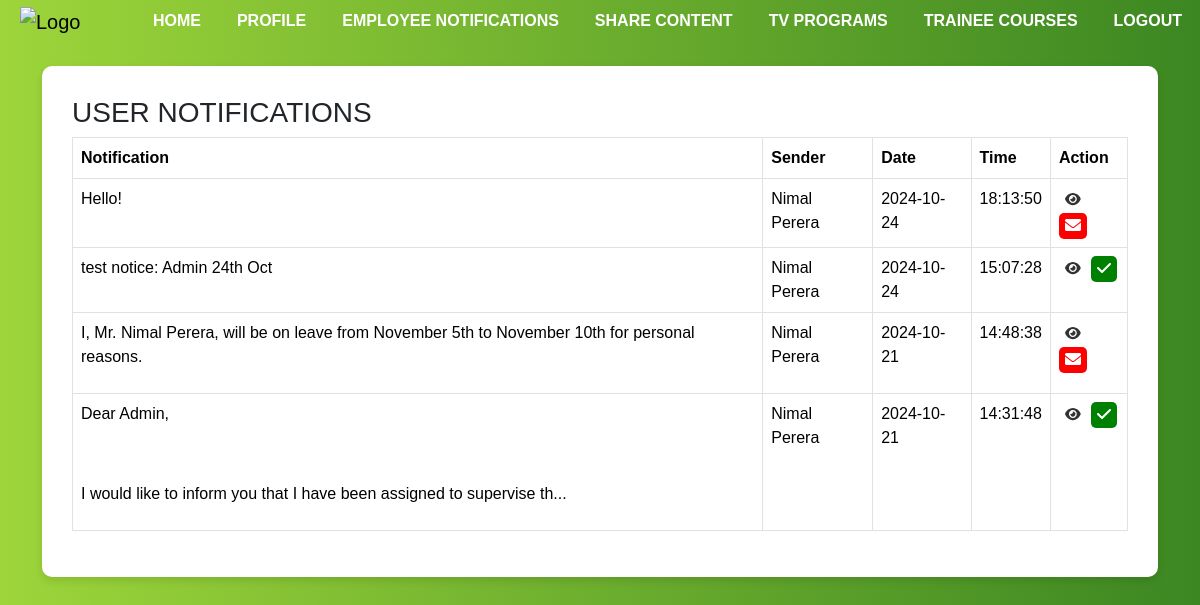
Screenshot of /user_notifications.php (signed in) with the database file from the repository.
### tables this page shows
CREATE TABLE `content_recipients` (
  `id` int(11) NOT NULL,
  `content_id` int(11) NOT NULL,
  `user_id` int(11) NOT NULL,
  `read_status` tinyint(1) DEFAULT 0,
  `sender_id` int(11) NOT NULL
);

CREATE TABLE `contents` (
  `id` int(11) NOT NULL,
  `content` text NOT NULL,
  `created_at` timestamp NULL DEFAULT current_timestamp()
);

CREATE TABLE `users` (
  `id` int(11) NOT NULL,
  `name` varchar(50) NOT NULL,
  `email` varchar(255) NOT NULL,
  `password` varchar(255) NOT NULL,
  `verification_code` varchar(64) DEFAULT NULL,
  `verified` tinyint(1) DEFAULT 0,
  `user_type` enum('admin','Deputy director','Additional director','Employee') NOT NULL,
  `position` varchar(100) NOT NULL,
  `phone` int(15) DEFAULT NULL,
  `location` varchar(50) NOT NULL,
  `division` varchar(100) NOT NULL,
  `profile picture` varchar(255) NOT NULL,
  `reset_token` varchar(200) DEFAULT NULL,
  `division_id` int(11) DEFAULT NULL
);

### user_notifications.php (the view, shortened to what this page needs)
<?php
include('config_db.php');
$not_logged_in = false;
$id = $_SESSION['id'] ?? null;
$notifications = [];
if (!$not_logged_in) {
    try {
        $query = "
            SELECT
                contents.content,
                contents.created_at,
                content_recipients.read_status,
                content_recipients.id as recipient_id,
                users.name as sender_name
            FROM content_recipients
            JOIN contents ON content_recipients.content_id = contents.id
            JOIN users ON content_recipients.sender_id = users.id
            WHERE content_recipients.user_id = :user_id
            ORDER BY contents.created_at DESC";
        $stmt = $conn->prepare($query);
        $stmt->bindParam(':user_id', $id, PDO::PARAM_INT);
        $stmt->execute();
        $notifications = $stmt->fetchAll(PDO::FETCH_ASSOC);
    } catch (PDOException $e) {
        error_log("Database query failed: " . $e->getMessage(), 0);
        echo '<p class="text-muted mb-2 font-13"><strong>Error :</strong> <span class="ml-2">Unable to retrieve notifications.</span></p>';
        exit();
    }
}
?>
<!DOCTYPE html>
<html lang="en">
<head>
    <link href="https://cdn.jsdelivr.net/npm/bootstrap@5.3.1/dist/css/bootstrap.min.css" rel="stylesheet">
    <link rel="stylesheet" href="https://cdnjs.cloudflare.com/ajax/libs/font-awesome/6.0.0-beta3/css/all.min.css">
</head>
<body>
    <section id="nav-bar">
        <nav class="navbar navbar-expand-lg navbar-light" style="position: sticky; top: 0; z-index: 10; background-image: linear-gradient(to right, #9dd53a, #3c8722); padding: 0 !important;">
            <a class="navbar-brand" href="home.php"><img src="images/logo.png" alt="Logo" style="height: 40px; padding-left: 20px;"></a>
            <div class="collapse navbar-collapse" id="navbarNav">
                <ul class="navbar-nav ms-auto">
                    <li class="nav-item" style="padding: 0 10px;">
                        <a class="nav-link" href="home.php" style="color: #fff !important; font-weight: 600;">HOME</a>
                    </li>
                    <li class="nav-item" style="padding: 0 10px;">
                        <a class="nav-link" href="profile.php" style="color: #fff !important; font-weight: 600;">PROFILE</a>
                    </li>
                    <li class="nav-item" style="padding: 0 10px;">
                        <a class="nav-link" href="user_notifications.php" style="color: #fff !important; font-weight: 600;">EMPLOYEE NOTIFICATIONS</a>
                    </li>
                    <li class="nav-item" style="padding: 0 10px;">
                        <a class="nav-link" href="user_share_content.php" style="color: #fff !important; font-weight: 600;">SHARE CONTENT</a>
                    </li>
                    <li class="nav-item" style="padding: 0 10px;">
                        <a class="nav-link" href="user_tvprograms.php" style="color: #fff !important; font-weight: 600;">TV PROGRAMS</a>
                    </li>
                    <li class="nav-item" style="padding: 0 10px;">
                        <a class="nav-link" href="user_courses.php" style="color: #fff !important; font-weight: 600;">TRAINEE COURSES</a>
                    </li>
                    <li class="nav-item" style="padding: 0 10px;">
                        <a class="nav-link" href="logout.php" style="color: #fff !important; font-weight: 600;">LOGOUT</a>
                    </li>
                </ul>
            </div>
        </nav>
    </section>
    <?php if (!$not_logged_in): ?>
        <div class="container mt-4">
            <div class="card-box">
                <h3>USER NOTIFICATIONS</h3>
                <table class="table table-bordered">
                    <thead>
                        <tr>
                            <th>Notification</th>
                            <th>Sender</th>
                            <th>Date</th>
                            <th>Time</th>
                            <th>Action</th>
                        </tr>
                    </thead>
                    <tbody>
                        <?php foreach ($notifications as $notification): ?>
                            <tr>
                                <td>
                                    <?php
                                    echo (strlen($notification['content']) > 100) ? substr($notification['content'], 0, 100) . '...' : $notification['content'];
                                    ?>
                                </td>
                                <td><?php echo htmlspecialchars($notification['sender_name']); ?></td>
                                <td><?php echo date('Y-m-d', strtotime($notification['created_at'])); ?></td>
                                <td><?php echo date('H:i:s', strtotime($notification['created_at'])); ?></td>
                                <td>
                                    <button class="read-more-btn" style="background: none; border: none; cursor: pointer;" data-content="<?php echo htmlspecialchars($notification['content']); ?>">
                                        <i class="fas fa-eye fa-sm" style="color: #333;"></i>
                                    </button>
                                    <button class="action-btn <?php echo $notification['read_status'] == 1 ? 'read-btn' : 'unread-btn'; ?>" data-id="<?php echo $notification['recipient_id']; ?>">
                                        <?php if ($notification['read_status'] == 1): ?>
                                            <i class="fas fa-check"></i>
                                        <?php else: ?>
                                            <i class="fas fa-envelope"></i>
                                        <?php endif; ?>
                                    </button>
                                </td>
                            </tr>
                        <?php endforeach; ?>
                    </tbody>
                </table>
            </div>
        </div>
    <?php endif; ?>
</body>
</html>

### user_notifications.php (style rules this page uses)
body { background: linear-gradient(to right, #9dd53a, #3c8722); font-family: Arial, sans-serif; }
.card-box { background-color: #fff; padding: 30px; border-radius: 10px; box-shadow: 0 4px 8px rgba(0, 0, 0, 0.1); margin: auto; max-width: 1200px; }
.action-btn { color: #fff; border: none; border-radius: 5px; cursor: pointer; }
.unread-btn { background-color: red; }
.read-btn { background-color: green; }

### rows the page displays
content_recipients: content.content "Hello!", users.name "Nimal Perera", content.created_at "2024-10-24", content.created_at "18:13:50", read_status 0 (drawn)
content_recipients: content.content "test notice: Admin 24th Oct", users.name "Nimal Perera", content.created_at "2024-10-24", content.created_at "15:07:28", read_status 1 (drawn)
content_recipients: content.content "I, Mr. Nimal Perera, will be on leave from November 5th to November 10th for personal reasons.", users.name "Nimal Perera", content.created_at "2024-10-21", content.created_at "14:48:38", read_status 0 (drawn)
content_recipients: content.content "Dear Admin, I would like to inform you that I have been assigned to supervise th", users.name "Nimal Perera", content.created_at "2024-10-21", content.created_at "14:31:48", read_status 1 (drawn)
